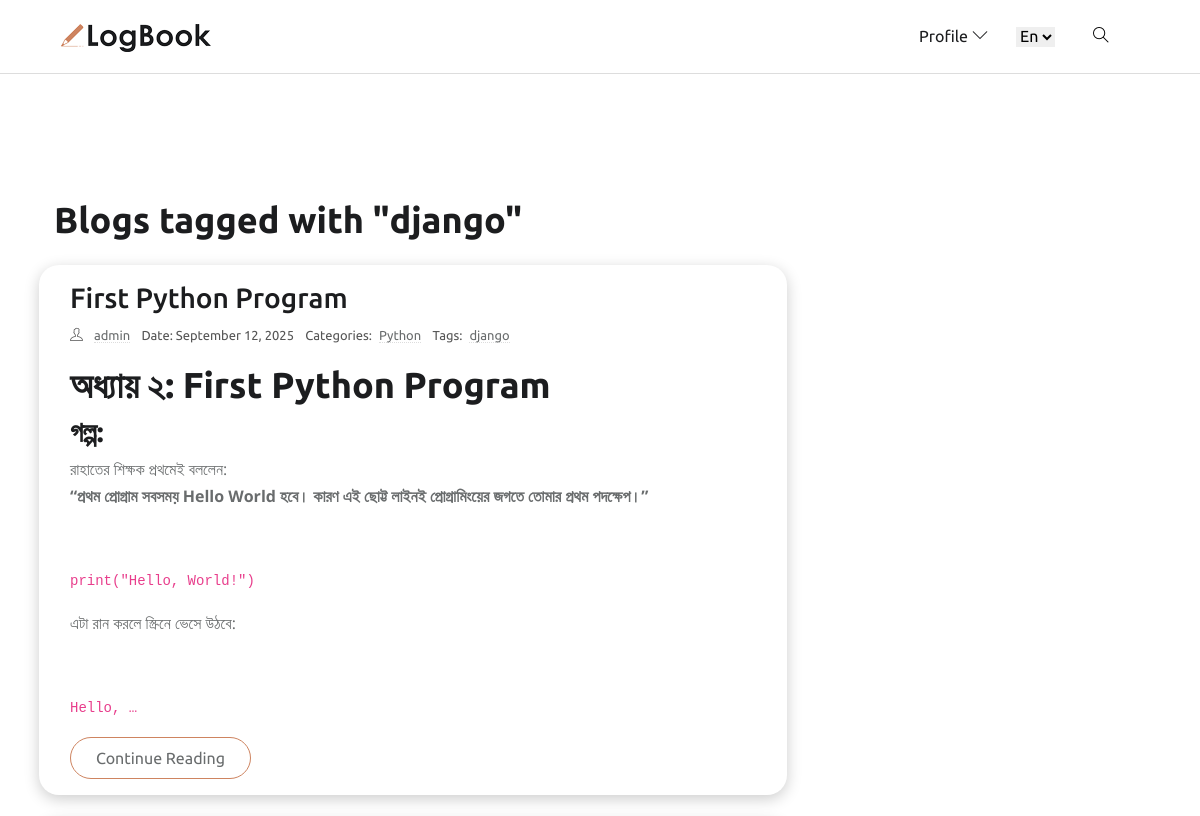
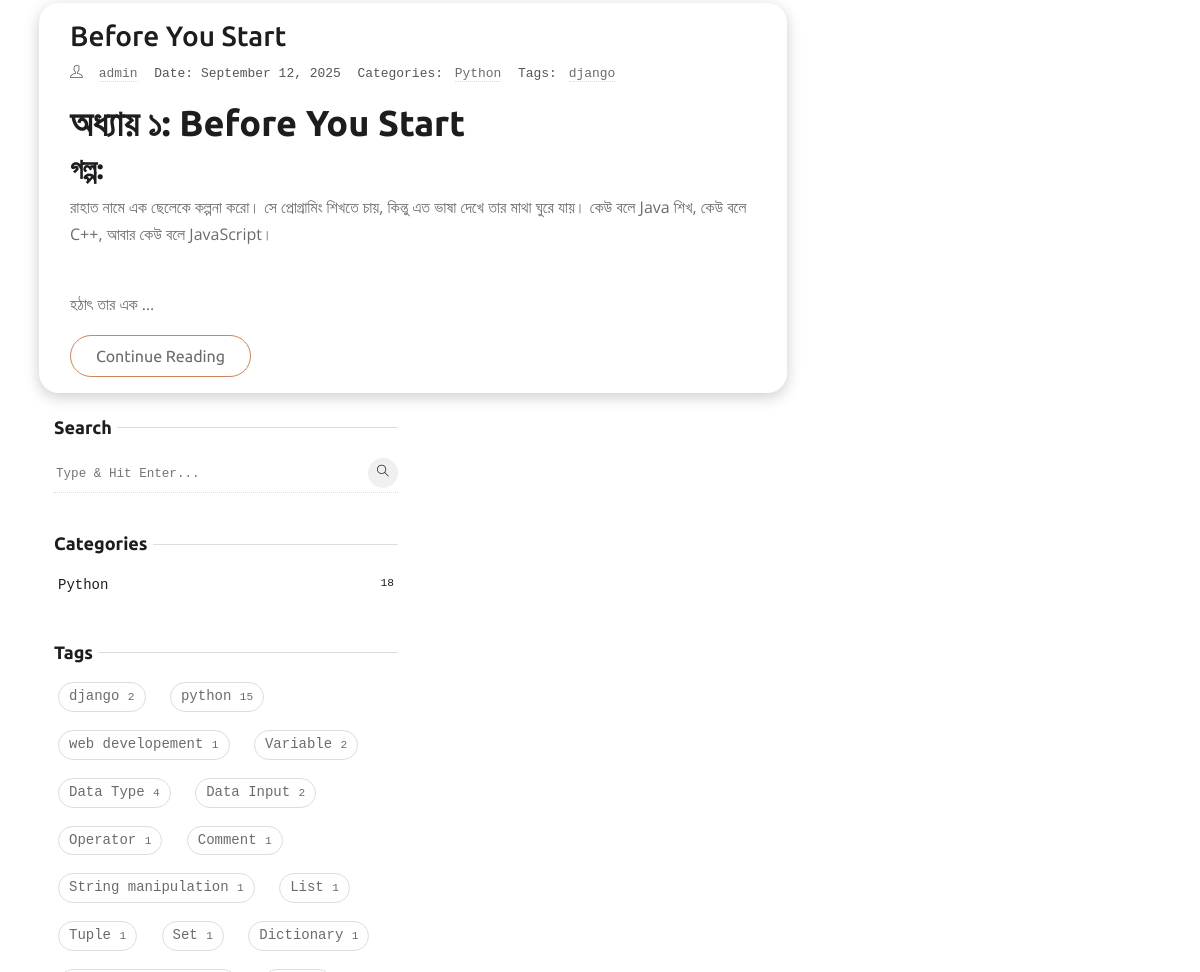
Before: /tag/django/ (upper part) with the older database file (2 pictures, top to bottom).
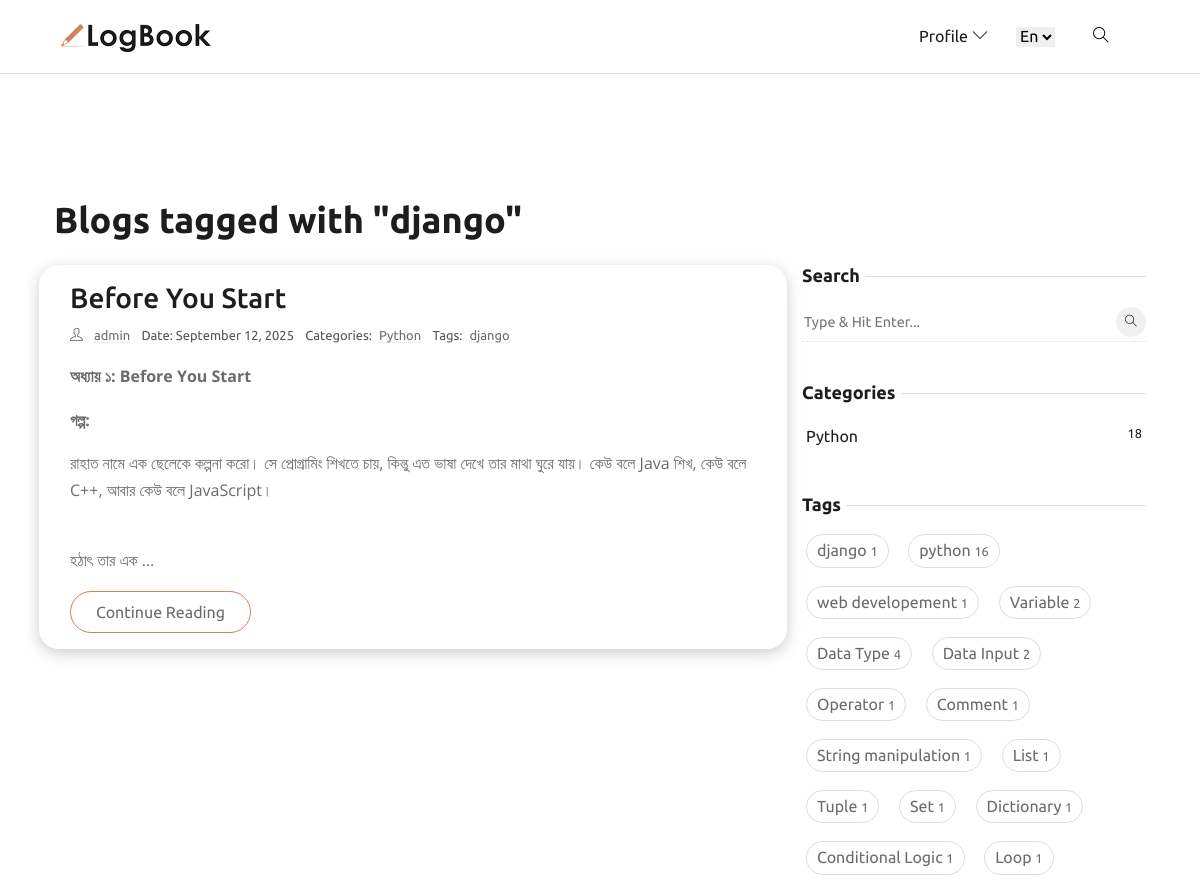
After: the same page with the newer database file.
### app_home/models.py (models this page shows, shortened)
class Tag(models.Model):
    title = models.CharField(max_length=50, unique=True)
    slug = models.SlugField(unique=True, blank=True, null=True, max_length=300)
    def __str__(self):
        return self.title

class Blog(models.Model):
    author = models.ForeignKey(
        settings.AUTH_USER_MODEL,
        related_name='user_blogs',
        on_delete=models.CASCADE
    )
    title = models.CharField(max_length=100, unique=True)
    slug = models.SlugField(unique=True, blank=True, null=True, max_length=300)
    content = RichTextUploadingField()
    category = models.ForeignKey(
        Category,
        related_name='category_blogs',
        on_delete=models.CASCADE
    )
    tags = models.ManyToManyField(Tag, related_name='tag_blogs')
    created_date = models.DateTimeField(auto_now_add=True)
    updated_date = models.DateTimeField(auto_now=True)
    class Meta:
        ordering = ['-created_date']
    def get_absolute_url(self):
        return reverse('blog-detail', kwargs={'slug': self.slug})

class Category(models.Model):
    title = models.CharField(max_length=50, unique=True)
    slug = models.SlugField(unique=True, blank=True, null=True, max_length=300)
    class Meta:
        verbose_name = "Category"
        verbose_name_plural = "Categories"

### app_account/models.py (models this page shows, shortened)
class CustomUser(AbstractBaseUser, PermissionsMixin):
    email = models.EmailField(unique=True)
    username = models.CharField(max_length=50)
    first_name = models.CharField(max_length=50, blank=True)
    last_name = models.CharField(max_length=50, blank=True)
    is_active = models.BooleanField(default=True)
    is_staff = models.BooleanField(default=False)
    date_joined = models.DateTimeField(default=timezone.now)
    objects = CustomUserManager()
    USERNAME_FIELD = 'email'      # login field
    REQUIRED_FIELDS = ['username']  # required when creating superuser

### app_home/views.py (the view)
# urls.py: path('tag/<slug:slug>/', TagPostsView.as_view(), name='tag-blogs'),
class TagPostsView(ListView):
    model = Blog
    template_name = 'blog/tag_blogs.html'
    context_object_name = 'tag_blogs'
    def get_queryset(self):
        self.tag = get_object_or_404(Tag, slug=self.kwargs['slug'])
        return self.tag.tag_blogs.all()
    def get_context_data(self, **kwargs):
        context = super().get_context_data(**kwargs)
        context['tag'] = self.tag
        return context

### app_home/context_processors.py (called while the page is built)
def get_all_categories(request):
    categories = Category.objects.all()
    return {'categories': categories}

def get_all_tags(request):
    tags = Tag.objects.all()
    return {'tags': tags}

def get_recent_blogs(request):
    recent_blogs = Blog.objects.order_by('-created_date')[:5]
    return {'recent_blogs': recent_blogs}

### templates/blog/tag_blogs.html (shortened to what this page needs)
{% extends 'base/base.html' %}
{% load static %}
{% load custom_filters %}
{% block content %}
<section class="section">
    <div class="container p-4">
        <h2 class="mb-4">Blogs tagged with "{{ tag }}"</h2>
        <div class="row">
            <div class="col-lg-8 mb-5 mb-lg-0">
                {% for blog in tag_blogs %}
                <article class="row p-3 mb-4 blog-card">
                    <div class="col-md-12">
                        <h3 class="h3"><a class="post-title" href="{{ blog.get_absolute_url }}">{{ blog.title }}</a>
                        </h3>
                        <ul class="list-inline post-meta mb-2">
                            <li class="list-inline-item"><i class="ti-user mr-2"></i>
                                <a href="#">{{ blog.author.get_full_name|default:blog.author.username }}</a>
                            </li>
                            <li class="list-inline-item">Date: {{ blog.created_date|date:"F d, Y" }}</li>
                            <li class="list-inline-item">
                                Categories: <a href="#!" class="ml-1">{{ blog.category.title }}</a>
                            </li>
                            <li class="list-inline-item">Tags:
                                {% for tag in blog.tags.all %}
                                <a href="#!" class="ml-1">{{ tag.title }}</a>{% if not forloop.last %},{% endif %}
                                {% endfor %}
                            </li>
                        </ul>
                        <p>{{ blog.content|truncatewords:40|safe }}</p>
                        <a href="{% url 'blog-detail' blog.slug %}" class="btn btn-outline-primary">
                            Continue Reading
                        </a>
                    </div>
                </article>
                {% endfor %}
            </div>
            <div class="col-lg-4">
                <aside class="fixed-sidebar">
                    {% include 'base/sideber.html' %}
                </aside>
            </div>
        </div>
    </div>
</section>
{% endblock content %}

### templates/base/base.html (shortened to what this page needs)
{% load static %}
<!DOCTYPE html>
<html lang="en-us">
<head>
   <link rel="stylesheet" href="{% static 'plugins/bootstrap/bootstrap.min.css' %}">
   <link rel="stylesheet" href="{% static 'plugins/themify-icons/themify-icons.css' %}">
   <link rel="stylesheet" href="{% static 'plugins/slick/slick.css' %}">
   <link rel="stylesheet" href="{% static 'css/style.css' %}">
   <link href="https://cdnjs.cloudflare.com/ajax/libs/lightbox2/2.11.4/css/lightbox.min.css" rel="stylesheet">
</head>
<body>
   <header class="sticky-top bg-white border-bottom border-default">
      <div class="container">
         <nav class="navbar navbar-expand-lg navbar-white">
            <a class="navbar-brand" href="{% url 'home' %}">
               <img class="img-fluid" width="150px" src="{% static 'images/logo.png' %}" alt="LogBook">
            </a>
            <div class="collapse navbar-collapse text-center" id="navigation">
               <ul class="navbar-nav ml-auto">
                  <li class="nav-item dropdown">
                     <a class="nav-link" href="#" role="button" data-toggle="dropdown" aria-haspopup="true"
                        aria-expanded="false">{{user.username}} Profile<i class="ti-angle-down ml-1"></i>
                     </a>
                  </li>
               </ul>
               <select class="m-2 border-0" id="select-language">
                  <option id="en" value="about/" selected>En</option>
               </select>
               <div class="search px-4">
                  <button id="searchOpen" class="search-btn"><i class="ti-search"></i></button>
               </div>
            </div>
         </nav>
      </div>
   </header>
   {% block content %}
   {% endblock content %}
</body>
</html>

### templates/base/sideber.html (shortened to what this page needs)
{% load static %}
<div class="widget">
   <h5 class="widget-title"><span>Search</span></h5>
   <form action="{% url 'search' %}" class="widget-search">
      <input id="search-query" name="q" type="search" placeholder="Type &amp; Hit Enter...">
      <button type="submit"><i class="ti-search"></i>
      </button>
   </form>
</div>
<div class="widget">
   <h5 class="widget-title"><span>Categories</span></h5>
   <ul class="list-unstyled widget-list">
      {% for cat in categories %}
      <li class="cate-card p-1">
         <a href="{% url 'category-blogs' cat.slug %}" class="d-flex">
            {{cat.title}}
            <small class="ml-auto">{{cat.category_blogs.count}}</small>
         </a>
      </li>
      {% endfor %}
   </ul>
</div>
<div class="widget">
   <h5 class="widget-title"><span>Tags</span></h5>
   <ul class="list-inline widget-list-inline">
      {% for tag in tags %}
      <li class="list-inline-item cate-card p-1">
         <a href="{% url 'tag-blogs' tag.slug %}">
            {{tag.title}}
            <small class="ml-auto">{{tag.tag_blogs.count}}</small></a>
      </li>
      {% endfor %}
   </ul>
</div>

### static/css/style.css (style rules this page uses)
body { line-height: 1.7; font-family: 'Ubuntu', sans-serif; -webkit-font-smoothing: antialiased; color: #696c6d; font-size: 16px; }
p, .paragraph { font-weight: 400; color: #696c6d; font-size: 16px; line-height: 1.7; font-family: "Open Sans", sans-serif; }
h1, h2, h3, h4, h5, h6 { color: #1c1d1f; font-family: 'Ubuntu', sans-serif; font-weight: 600; line-height: 1.2; }
h2, .h2 { font-size: 36px; }
h3, .h3 { font-size: 28px; }
h5, .h5 { font-size: 18px; }
.btn { font-size: 16px; font-family: 'Ubuntu', sans-serif; text-transform: capitalize; padding: 8px 25px; border-radius: 50px; border: 1px solid; position: relative; z-index: 1; transition: 0.2s ease; }
.btn-outline-primary { background: transparent; color: #696c6d; border-color: #ce8460; }
body { background-color: #fff; overflow-x: hidden; }
img { vertical-align: middle; border: 0; }
a, a:hover, a:focus { text-decoration: none; }
a, button, select { cursor: pointer; transition: 0.2s ease; }
.section { padding-top: 100px; padding-bottom: 100px; }
.border-default { border-color: #ddd !important; }
.nav-item { margin: 0; }
.nav-item .nav-link { text-transform: capitalize; }
.navbar-white .navbar-nav .nav-link { color: #1c1d1f; }
.navbar-expand-lg .navbar-nav .nav-link { padding: 15px 20px; }
.search-btn { border: 0; background: transparent; }
.post-title { color: #1c1d1f; }
.post-meta li { margin-right: 10px; font-size: 90%; }
.post-meta a { color: #696c6d; border-bottom: 1px dotted #ddd; }
.widget { background: #fff; margin-bottom: 40px; }
.widget-title { position: relative; margin-bottom: 15px; }
.widget-title span { background: #fff; position: relative; padding-right: 5px; z-index: 1; }
.widget-title::before { position: absolute; content: ""; right: 0; height: 1px; width: 100%; background: #ddd; top: 50%; }
.widget-search { position: relative; }
.widget-search input { border: 0; border-bottom: 1px dotted #ddd; width: 100%; height: 40px; }
.widget-search input::placeholder { font-size: 90%; }
.widget-search button { height: 30px; width: 30px; line-height: 30px; display: inline-block; padding: 0; background: #f0f0f0; color: #1c1d1f; text-align: center; border-radius: 50%; position: absolute; right: 0; top: 5px; border: 0; font-size: 12px; }
.widget-list li { padding: 5px 0; }
.widget-list li a { color: #1c1d1f; }
.widget-list-inline li { margin-bottom: 10px; }
.widget-list-inline li a { padding: 2px 10px; border: 1px solid #ddd; border-radius: 40px; display: block; color: #696c6d; }
.fixed-sidebar { position: sticky; top: 120px; }
.blog-card { background-color: #ffffff; border-radius: 20px; box-shadow: 0 4px 15px rgba(0, 0, 0, 0.2); padding: 0 30px 30px 30px; transition: transform 0.3s, box-shadow 0.3s; margin-bottom: 30px; }
.blog-card .post-meta { font-size: 0.9rem; color: #555; margin-bottom: 15px; }

Changed rows visible on the page:
no longer on this page (row edited): Blog: title "First Python Program", author.get_full_name "admin", created_date "September 12, 2025", category "Python", content "অধ্যায় ২: First Python Program গল্প: রাহাতের শিক্ষক প্রথমেই বললেন: “প্রথম প্রোগ্রাম সবসময় Hello World হবে। কারণ এই ছোট্ট লাইনই প্রোগ্রামিংয়ের জগতে তোমার প্রথম পদক্ষেপ।” print(\"Hello, World!\") এটা রান করলে স্ক্রিনে ভেসে উঠবে: Hello, …", Tag (title "django")
computed for Tag "django": tag_blogs.count "2" → "1"
computed for Tag "python": tag_blogs.count "15" → "16"
now on this page (row unchanged): Tag: title "Conditional Logic", tag_blogs.count "1", shown under "Tags"
now on this page (row unchanged): Tag: title "Loop", tag_blogs.count "1", shown under "Tags"
